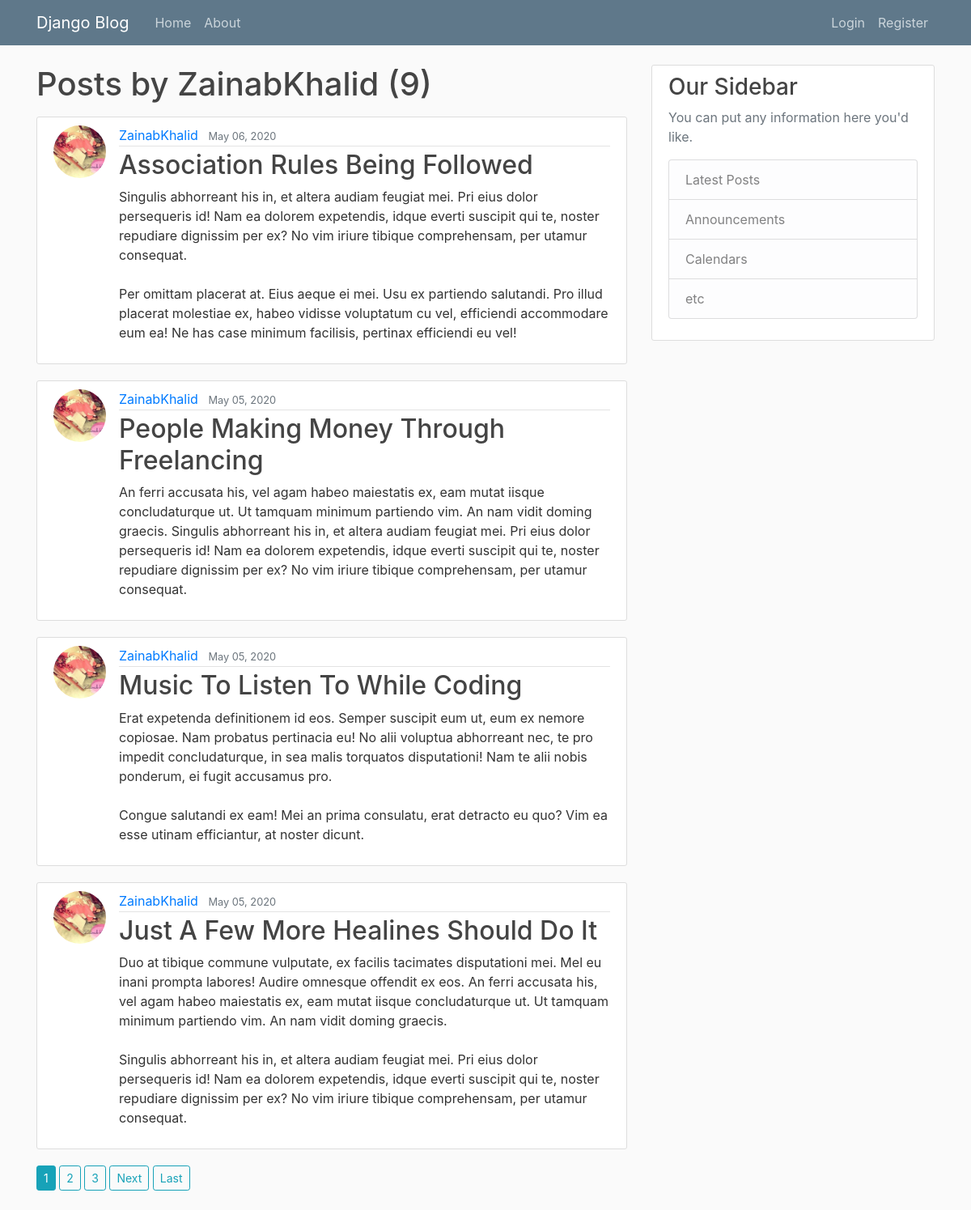
Screenshot of /user/ZainabKhalid/ with the database file from the repository.
### blog/models.py (models this page shows, shortened)
class Post(models.Model):
    title = models.CharField(max_length=100)
    content = models.TextField()
    date_posted = models.DateTimeField(default=timezone.now)
    author = models.ForeignKey(User, on_delete=models.CASCADE)

### users/models.py (models this page shows, shortened)
class Profile(models.Model):
    user = models.OneToOneField(User, on_delete=models.CASCADE)
    image = models.ImageField(default='default.jpg', upload_to='profile_pics')

### blog/views.py (the view)
# urls.py: path('user/<str:username>/', UserPostListView.as_view(), name='user-posts'),
class UserPostListView(ListView):
    model = Post
    template_name = 'blog/user_posts.html'  # <app>/<model>_<viewtype>.html
    context_object_name = 'posts'
    paginate_by = 4
    def get_queryset(self):
        user = get_object_or_404(User, username=self.kwargs.get('username'))
        return Post.objects.filter(author=user).order_by('-date_posted')

### blog/templates/blog/user_posts.html (shortened to what this page needs)
{% extends "blog/base.html" %}
{% block content %}
    <h1 class="mb-3">Posts by {{ view.kwargs.username }} ({{ page_obj.paginator.count }})</h1>
    {% for post in posts %}
        <article class="media content-section">
          <img class="rounded-circle article-img" src="{{ post.author.profile.image.url }}">
          <div class="media-body">
            <div class="article-metadata">
              <a class="mr-2" href="{% url 'user-posts' post.author.username %}">{{ post.author }}</a>
              <small class="text-muted">{{ post.date_posted|date:"F d, Y" }}</small>
            </div>
            <h2><a class="article-title" href="{% url 'post-detail' post.id %}">{{ post.title }}</a></h2>
            <p class="article-content">{{ post.content | safe }}</p>
          </div>
        </article>
    {% endfor %}
    {% if is_paginated %}
      {% for num in page_obj.paginator.page_range %}
        {% if page_obj.number == num %}
          <a class="btn btn-info btn-sm mb-4" href="?page={{ num }}">{{ num }}</a>
        {% elif num > page_obj.number|add:'-3' and num < page_obj.number|add:'3' %}
          <a class="btn btn-outline-info btn-sm mb-4" href="?page={{ num }}">{{ num }}</a>
        {% endif %}
      {% endfor %}
      {% if page_obj.has_next %}
        <a class="btn btn-outline-info btn-sm mb-4" href="?page={{ page_obj.next_page_number }}">Next</a>
        <a class="btn btn-outline-info btn-sm mb-4" href="?page={{ page_obj.paginator.num_pages }}">Last</a>
      {% endif %}
    {% endif %}
{% endblock %}

### blog/static/blog/main.css (style rules this page uses)
body { background: #fafafa; color: #333333; margin-top: 5rem; }
h1, h2, h3, h4, h5, h6 { color: #444444; }
.content-section { background: #ffffff; padding: 10px 20px; border: 1px solid #dddddd; border-radius: 3px; margin-bottom: 20px; }
.article-title { color: #444444; }
.article-content { white-space: pre-line; }
.article-img { height: 65px; width: 65px; margin-right: 16px; }
.article-metadata { padding-bottom: 1px; margin-bottom: 4px; border-bottom: 1px solid #e3e3e3 }

### rows the page displays
Post: author.profile.image (picture), author "ZainabKhalid", date_posted "May 06, 2020", title "Association Rules Being Followed", content "Singulis abhorreant his in, et altera audiam feugiat mei. Pri eius dolor persequeris id! Nam ea dolorem expetendis, idque everti suscipit qui te, noster repudiare dignissim per ex? No vim iriure tibique comprehensam, per utamur consequat. Per omittam placerat at. Eius aeque ei mei. Usu ex partiendo salutandi. Pro illud placerat molestiae ex, habeo vidisse voluptatum cu vel, efficiendi accommodare eum ea! Ne has case minimum facilisis, pertinax efficiendi eu vel!"
Post: author.profile.image (picture), author "ZainabKhalid", date_posted "May 05, 2020", title "People Making Money Through Freelancing", content "An ferri accusata his, vel agam habeo maiestatis ex, eam mutat iisque concludaturque ut. Ut tamquam minimum partiendo vim. An nam vidit doming graecis. Singulis abhorreant his in, et altera audiam feugiat mei. Pri eius dolor persequeris id! Nam ea dolorem expetendis, idque everti suscipit qui te, noster repudiare dignissim per ex? No vim iriure tibique comprehensam, per utamur consequat."
Post: author.profile.image (picture), author "ZainabKhalid", date_posted "May 05, 2020", title "Music To Listen To While Coding", content "Erat expetenda definitionem id eos. Semper suscipit eum ut, eum ex nemore copiosae. Nam probatus pertinacia eu! No alii voluptua abhorreant nec, te pro impedit concludaturque, in sea malis torquatos disputationi! Nam te alii nobis ponderum, ei fugit accusamus pro. Congue salutandi ex eam! Mei an prima consulatu, erat detracto eu quo? Vim ea esse utinam efficiantur, at noster dicunt."
Post: author.profile.image (picture), author "ZainabKhalid", date_posted "May 05, 2020", title "Just A Few More Healines Should Do It", content "Duo at tibique commune vulputate, ex facilis tacimates disputationi mei. Mel eu inani prompta labores! Audire omnesque offendit ex eos. An ferri accusata his, vel agam habeo maiestatis ex, eam mutat iisque concludaturque ut. Ut tamquam minimum partiendo vim. An nam vidit doming graecis. Singulis abhorreant his in, et altera audiam feugiat mei. Pri eius dolor persequeris id! Nam ea dolorem expetendis, idque everti suscipit qui te, noster repudiare dignissim per ex? No vim iriure tibique comprehensam, per utamur consequat."

### other values shown
{{ view.kwargs.username }} "ZainabKhalid"
{{ page_obj.paginator.count }} "9"
{{ num }} "1"
{{ num }} "2" "3"
